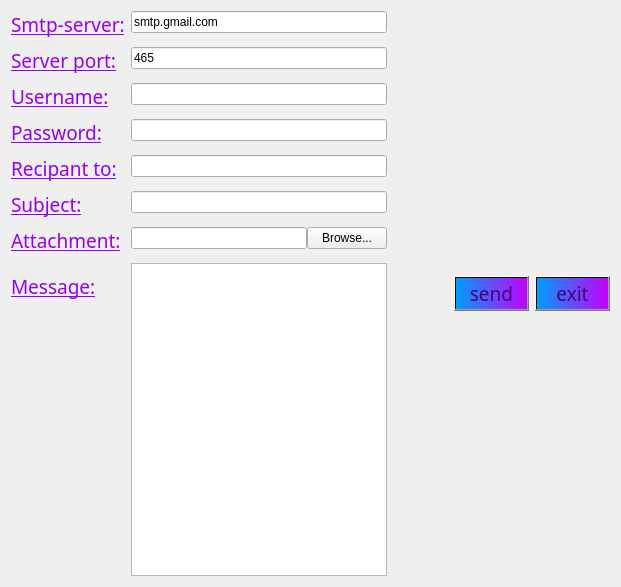
    <widget class="QWidget" name="layoutWidget">
     <property name="geometry">
      <rect>
       <x>70</x>
       <y>70</y>
       <width>621</width>
       <height>587</height>
      </rect>
     </property>
     <layout class="QHBoxLayout" name="horizontalLayout">
      <item>
       <layout class="QFormLayout" name="formLayout">
        <property name="fieldGrowthPolicy">
         <enum>QFormLayout::ExpandingFieldsGrow</enum>
        </property>
        <property name="rowWrapPolicy">
         <enum>QFormLayout::WrapLongRows</enum>
        </property>
        <property name="verticalSpacing">
         <number>9</number>
        </property>
        <item row="0" column="0">
         <widget class="QLabel" name="label">
          <property name="font">
           <font>
            <family>Rockwell</family>
            <pointsize>14</pointsize>
            <weight>50</weight>
            <italic>false</italic>
            <bold>false</bold>
            <underline>true</underline>
           </font>
          </property>
          <property name="styleSheet">
           <string notr="true">color:rgb(153, 0, 229)</string>
          </property>
          <property name="text">
           <string>Smtp-server:</string>
          </property>
         </widget>
        </item>
        <item row="0" column="1">
         <widget class="QLineEdit" name="server">
          <property name="text">
           <string>smtp.gmail.com</string>
          </property>
         </widget>
        </item>
        <item row="1" column="0">
         <widget class="QLabel" name="label_2">
          <property name="font">
           <font>
            <family>Rockwell</family>
            <pointsize>14</pointsize>
            <weight>50</weight>
            <italic>false</italic>
            <bold>false</bold>
            <underline>true</underline>
           </font>
          </property>
          <property name="styleSheet">
           <string notr="true">color:rgb(153, 0, 229)</string>
          </property>
          <property name="text">
           <string>Server port:</string>
          </property>
         </widget>
        </item>
        <item row="1" column="1">
         <widget class="QLineEdit" name="port">
          <property name="text">
           <string>465</string>
          </property>
         </widget>
        </item>
        <item row="2" column="0">
         <widget class="QLabel" name="label_3">
          <property name="font">
           <font>
            <family>Rockwell</family>
            <pointsize>14</pointsize>
            <weight>50</weight>
            <italic>false</italic>
            <bold>false</bold>
            <underline>true</underline>
           </font>
          </property>
          <property name="styleSheet">
           <string notr="true">color:rgb(153, 0, 229)</string>
          </property>
          <property name="text">
           <string>Username:</string>
          </property>
         </widget>
        </item>
        <item row="2" column="1">
         <widget class="QLineEdit" name="uname"/>
        </item>
        <item row="3" column="0">
         <widget class="QLabel" name="label_6">
          <property name="font">
           <font>
            <family>Rockwell</family>
            <pointsize>14</pointsize>
            <weight>50</weight>
            <italic>false</italic>
            <bold>false</bold>
            <underline>true</underline>
           </font>
          </property>
          <property name="styleSheet">
           <string notr="true">color:rgb(153, 0, 229)</string>
          </property>
          <property name="text">
           <string>Password:</string>
          </property>
         </widget>
        </item>
        <item row="3" column="1">
         <widget class="QLineEdit" name="paswd">
          <property name="inputMask">
           <string/>
          </property>
          <property name="echoMode">
           <enum>QLineEdit::Password</enum>
          </property>
         </widget>
        </item>
        <item row="4" column="0">
         <widget class="QLabel" name="label_10">
          <property name="font">
           <font>
            <family>Rockwell</family>
            <pointsize>14</pointsize>
            <weight>50</weight>
            <italic>false</italic>
            <bold>false</bold>
            <underline>true</underline>
           </font>
          </property>
          <property name="styleSheet">
           <string notr="true">color:rgb(153, 0, 229)</string>
          </property>
          <property name="text">
           <string>Recipant to:</string>
          </property>
         </widget>
        </item>
        <item row="4" column="1">
         <widget class="QLineEdit" name="rcpt"/>
        </item>
        <item row="5" column="0">
         <widget class="QLabel" name="label_33">
          <property name="font">
           <font>
            <family>Rockwell</family>
            <pointsize>14</pointsize>
            <weight>50</weight>
            <italic>false</italic>
            <bold>false</bold>
            <underline>true</underline>
           </font>
          </property>
          <property name="styleSheet">
           <string notr="true">color:rgb(153, 0, 229)</string>
          </property>
          <property name="text">
           <string>Subject:</string>
          </property>
         </widget>
        </item>
        <item row="5" column="1">
         <widget class="QLineEdit" name="subject"/>
        </item>
        <item row="6" column="0">
         <widget class="QLabel" name="label_34">
          <property name="font">
           <font>
            <family>Rockwell</family>
            <pointsize>14</pointsize>
            <weight>50</weight>
            <italic>false</italic>
            <bold>false</bold>
            <underline>true</underline>
           </font>
          </property>
          <property name="styleSheet">
           <string notr="true">color:rgb(153, 0, 229)</string>
          </property>
          <property name="text">
           <string>Attachment:</string>
          </property>
         </widget>
        </item>
        <item row="6" column="1">
         <layout class="QHBoxLayout" name="horizontalLayout_3">
          <item>
           <widget class="QLineEdit" name="file">
            <property name="readOnly">
             <bool>true</bool>
            </property>
           </widget>
          </item>
          <item>
           <widget class="QPushButton" name="browseBtn">
            <property name="text">
             <string>Browse...</string>
            </property>
           </widget>
          </item>
         </layout>
        </item>
        <item row="7" column="0">
         <widget class="QLabel" name="label_35">
          <property name="font">
           <font>
            <family>Rockwell</family>
            <pointsize>14</pointsize>
            <weight>50</weight>
            <italic>false</italic>
            <bold>false</bold>
            <underline>true</underline>
           </font>
          </property>
          <property name="styleSheet">
           <string notr="true">color:rgb(153, 0, 229)</string>
          </property>
          <property name="text">
           <string>Message:</string>
          </property>
         </widget>
        </item>
        <item row="7" column="1">
         <widget class="QPlainTextEdit" name="msg"/>
        </item>
       </layout>
      </item>
      <item>
       <spacer name="horizontalSpacer">
        <property name="orientation">
         <enum>Qt::Horizontal</enum>
        </property>
        <property name="sizeHint" stdset="0">
         <size>
          <width>40</width>
          <height>20</height>
         </size>
        </property>
       </spacer>
      </item>
      <item>
       <widget class="QPushButton" name="sendBtn">
        <property name="font">
         <font>
          <family>Rockwell</family>
          <pointsize>14</pointsize>
          <weight>50</weight>
          <italic>false</italic>
          <bold>false</bold>
         </font>
        </property>
        <property name="styleSheet">
         <string notr="true">background-color: qlineargradient(spread:pad, x1:0, y1:0, x2:1, y2:0, stop:0 rgba(0, 158, 255, 255), stop:1 rgba(195, 0, 255, 255));
color: rgb(74, 0, 111);</string>
        </property>
        <property name="text">
         <string>send</string>
        </property>
       </widget>
      </item>
      <item>
       <widget class="QPushButton" name="exitBtn">
        <property name="font">
         <font>
          <family>Rockwell</family>
          <pointsize>14</pointsize>
          <weight>50</weight>
          <italic>false</italic>
          <bold>false</bold>
         </font>
        </property>
        <property name="styleSheet">
         <string notr="true">background-color: qlineargradient(spread:pad, x1:0, y1:0, x2:1, y2:0, stop:0 rgba(0, 158, 255, 255), stop:1 rgba(195, 0, 255, 255));
color: rgb(74, 0, 111);</string>
        </property>
        <property name="text">
         <string>exit</string>
        </property>
       </widget>
      </item>
     </layout>
    </widget>
